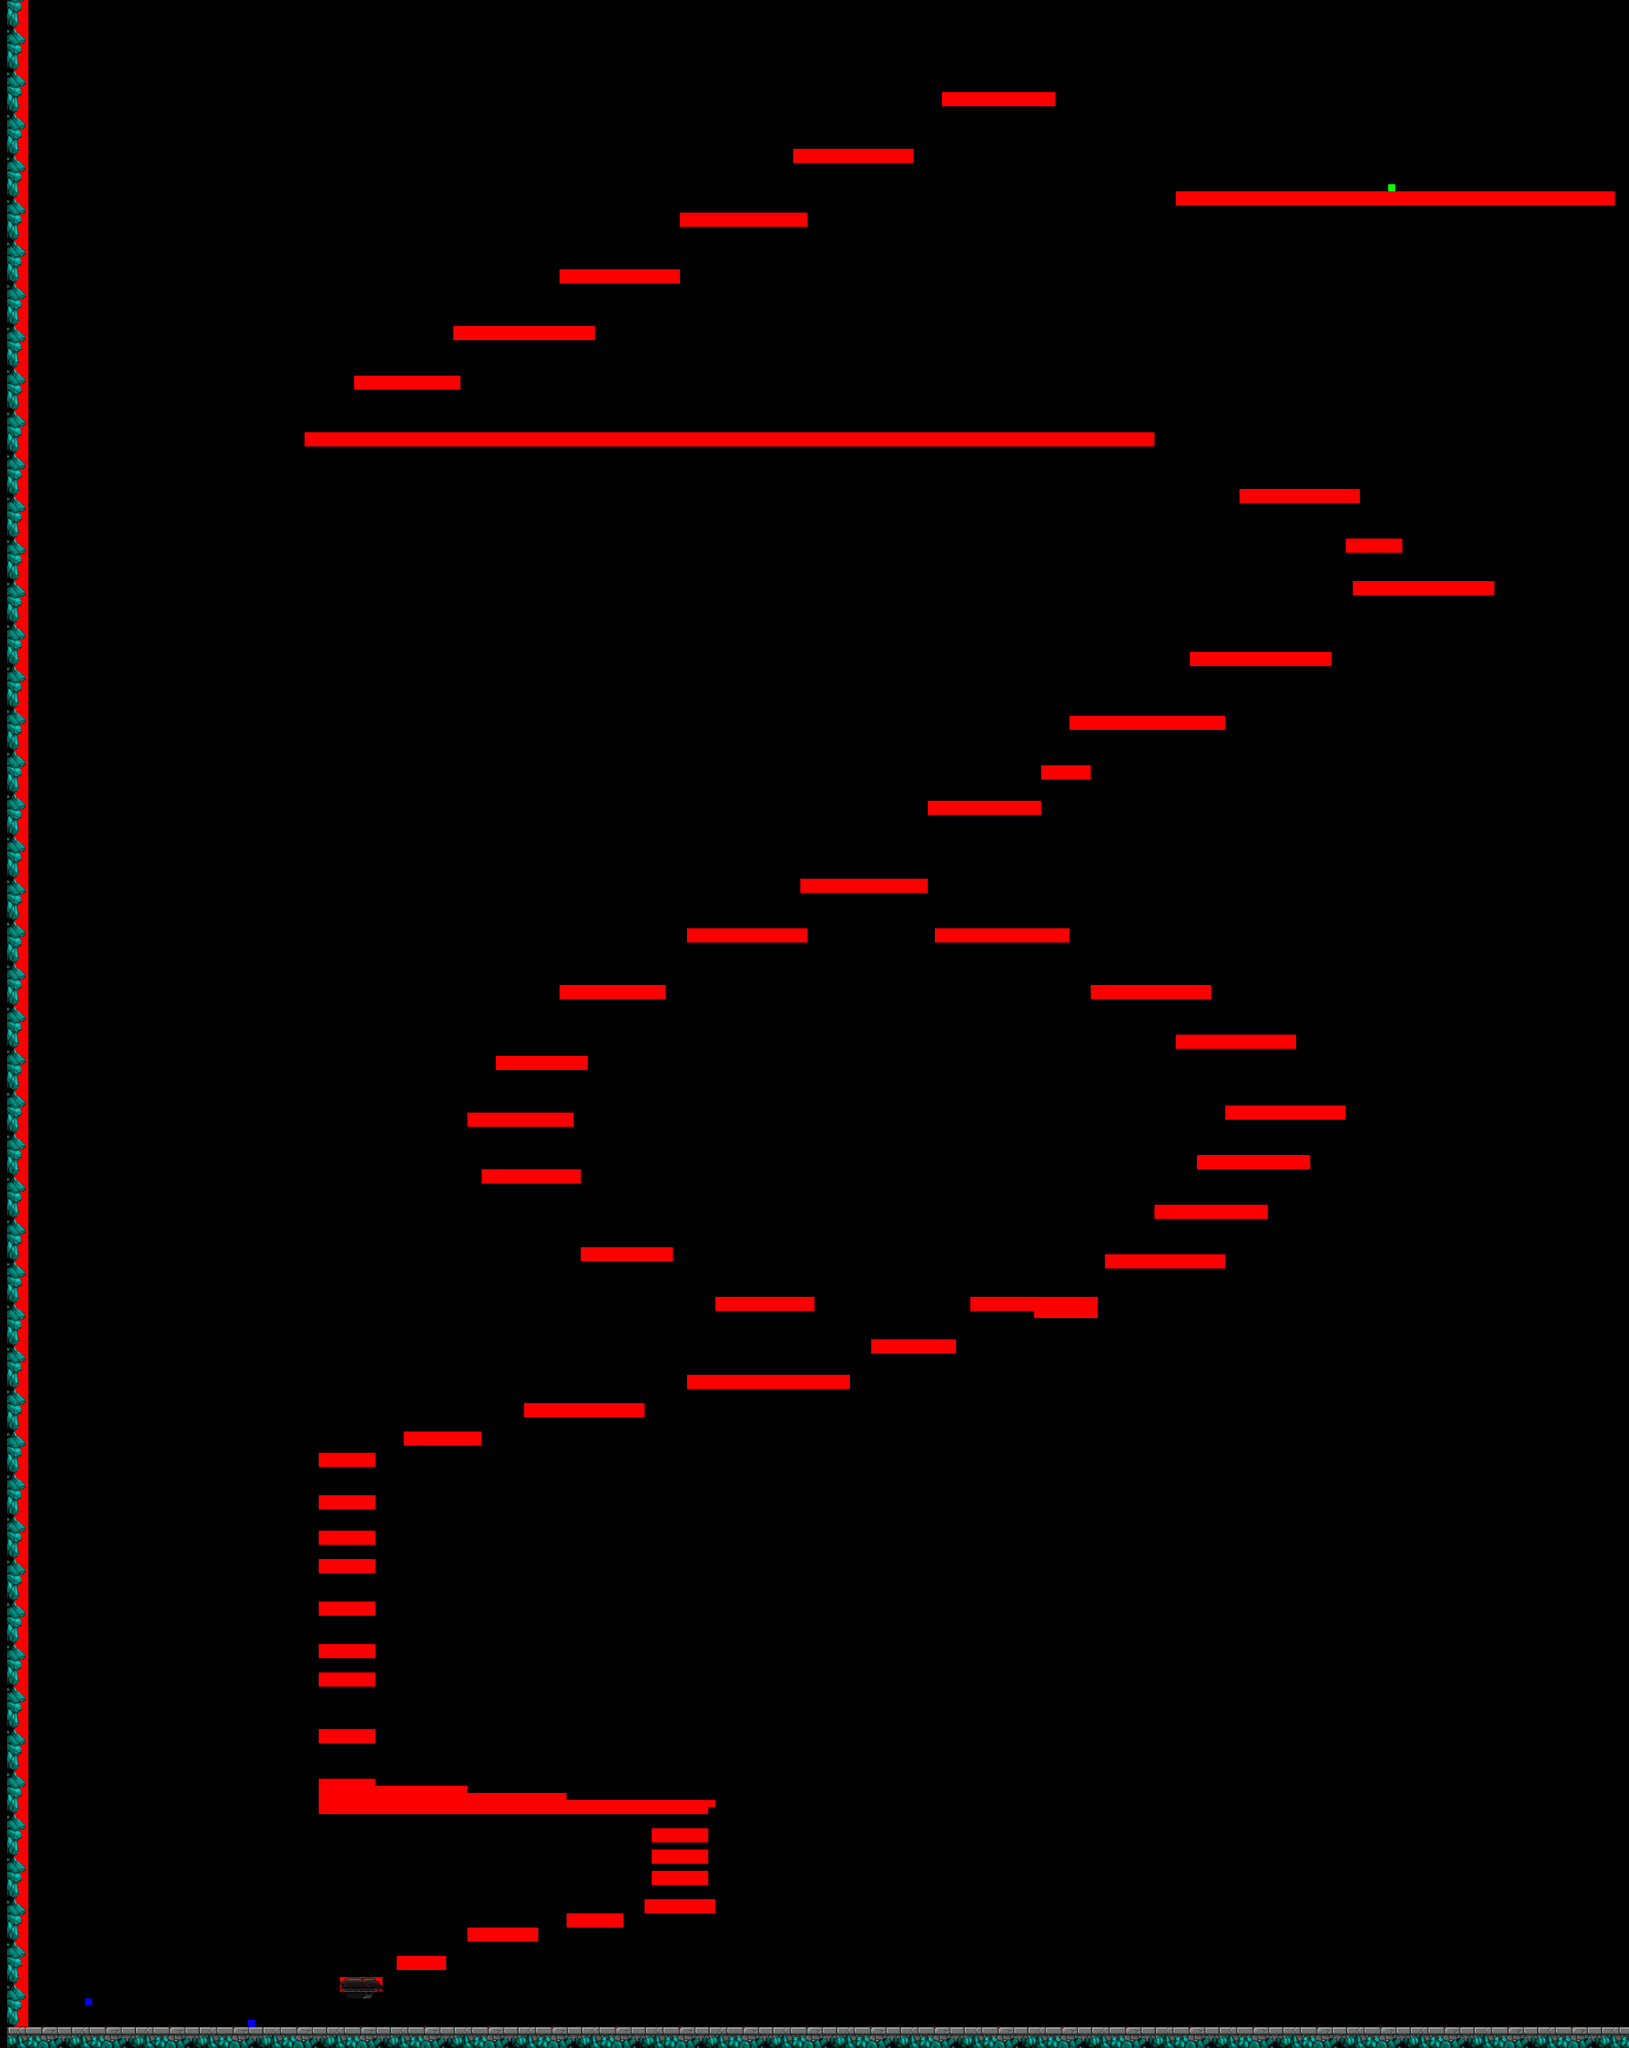

This game map was drawn from its Tiled (.tmx) file and the tilesets committed beside it. A one-line description and the trimmed map source follow:
An orthogonal 230x289 tile map with 10x10 px tiles, 8 tile layers (Collision, Death, SpawnPlayer, SpawnEnemySoldier, ...), 12 tilesets.

<map version="1.0" orientation="orthogonal" width="230" height="289" tilewidth="10" tileheight="10">
 <tileset firstgid="1" name="Collision" tilewidth="10" tileheight="10">
  <image source="Collision.png" width="10" height="10" />
  <tile id="0">
   <properties>
    <property name="blocked" value="true" />
   </properties>
  </tile>
 </tileset>
 <tileset firstgid="2" name="SpawnPlayer" tilewidth="10" tileheight="10">
  <image source="SpawnPlayer.png" width="10" height="10" />
  <tile id="0">
   <properties>
    <property name="spawn" value="true" />
   </properties>
  </tile>
 </tileset>
 <tileset firstgid="3" name="deathCollision" tilewidth="10" tileheight="10">
  <image source="deathCollision.png" width="10" height="10" />
  <tile id="0">
   <properties>
    <property name="death" value="true" />
   </properties>
  </tile>
 </tileset>
 <tileset firstgid="4" name="Portal" tilewidth="10" tileheight="10">
  <image source="Portal.png" width="10" height="10" />
  <tile id="0">
   <properties>
    <property name="portal" value="true" />
   </properties>
  </tile>
 </tileset>
 <tileset firstgid="5" name="sentRef" tilewidth="98" tileheight="69">
  <image source="sentRef.png" width="98" height="69" />
  <tile id="0">
   <properties>
    <property name="spawn" value="true" />
   </properties>
  </tile>
 </tileset>
 <tileset firstgid="6" name="solRef" tilewidth="178" tileheight="100">
  <image source="solRef.png" width="178" height="100" />
  <tile id="0">
   <properties>
    <property name="spawn" value="true" />
   </properties>
  </tile>
 </tileset>
 <tileset firstgid="7" name="droidRef" tilewidth="76" tileheight="81">
  <image source="droidRef.png" width="76" height="81" />
  <tile id="0">
   <properties>
    <property name="spawn" value="true" />
   </properties>
  </tile>
 </tileset>
 <tileset firstgid="8" name="enH0_1" tilewidth="10" tileheight="10">
  <image source="icestag/enH0_1.png" width="90" height="41" />
 </tileset>
 <tileset firstgid="44" name="enV1_1" tilewidth="10" tileheight="10">
  <image source="icestag/enV1_1.png" width="41" height="60" />
 </tileset>
 <tileset firstgid="68" name="enV0_2" tilewidth="10" tileheight="10">
  <image source="icestag/enV0_2.png" width="41" height="60" />
 </tileset>
 <tileset firstgid="92" name="enH1_0" tilewidth="10" tileheight="10">
  <image source="icestag/enH1_0.png" width="90" height="59" />
 </tileset>
 <tileset firstgid="137" name="edU_0" tilewidth="10" tileheight="10">
  <image source="junkyard/edU_0.png" width="61" height="31" />
 </tileset>
 <layer name="Collision" width="230" height="289">
  <data>[66470 cells, 2900 non-empty, 1 distinct tile ids]</data>
 </layer>
 <layer name="Death" width="230" height="289">
  <data>[66470 cells, 0 non-empty, 0 distinct tile ids]</data>
 </layer>
 <layer name="SpawnPlayer" width="230" height="289">
  <data>[66470 cells, 1 non-empty, 1 distinct tile ids]</data>
 </layer>
 <layer name="SpawnEnemySoldier" width="230" height="289">
  <data>[66470 cells, 0 non-empty, 0 distinct tile ids]</data>
 </layer>
 <layer name="SpawnEnemySentinel" width="230" height="289">
  <data>[66470 cells, 0 non-empty, 0 distinct tile ids]</data>
 </layer>
 <layer name="SpawnEnemyDroid" width="230" height="289">
  <data>[66470 cells, 0 non-empty, 0 distinct tile ids]</data>
 </layer>
 <layer name="Platform" width="230" height="289">
  <data>[66470 cells, 1563 non-empty, 63 distinct tile ids]</data>
 </layer>
 <layer name="Portal" width="230" height="289">
  <data>[66470 cells, 2 non-empty, 2 distinct tile ids]</data>
 </layer>
</map>
